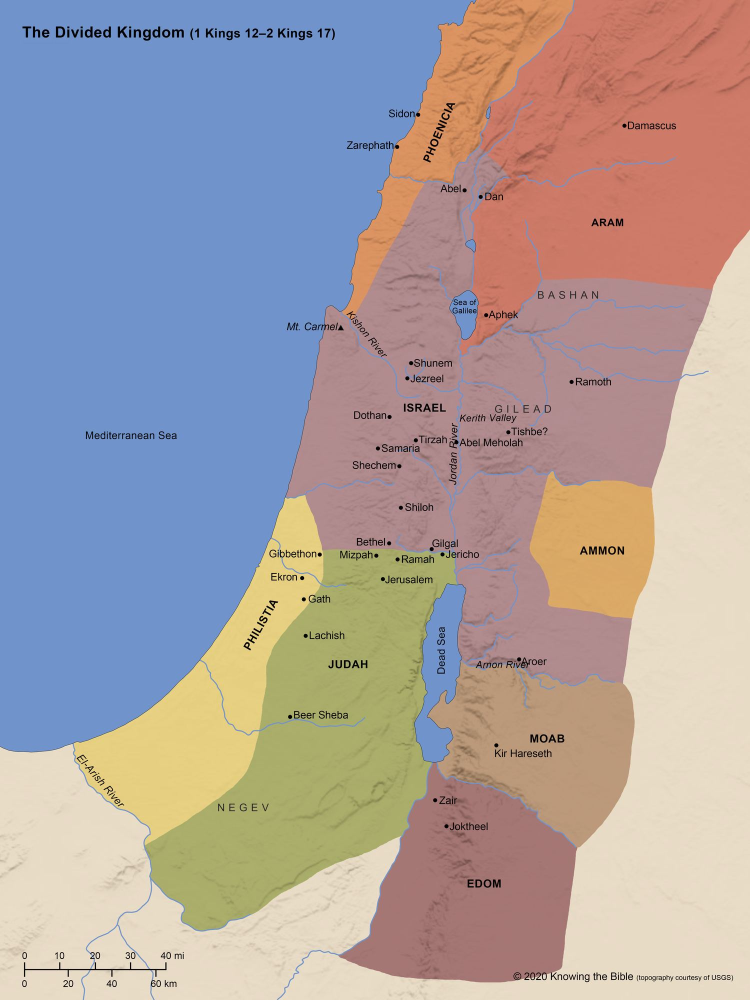
#> input picture media/historical/divided-kingdom.jpg, 1500 x 2000 px, found by its file name (shown at 1/2 size)
$ python digitize_plate.py
#> lines starting #> are read from the running program, lines starting #| are printed output that depends on the picture; after the words box and inside, x2 and y2 are one past the last pixel; in counts of white or black regions, pixels touching at a corner belong together; long printed decimals are rounded
"""Re-digitize kingdom regions from the plate: colour classification + cleanup.
Writes /tmp/labels_raw.png, /tmp/labels_clean.png and /tmp/labels.npy."""
import cv2, numpy as np
from scipy import ndimage as ndi

img = cv2.imread('/Users/nileshtailor/CursorApps/BibleMaps/media/historical/divided-kingdom.jpg')
#> img is the input picture: shape (2000, 1500, 3); mean B, G, R 159.8, 158.8, 169
H, W = img.shape[:2]
#> H = 2000; W = 1500
lab = cv2.cvtColor(img, cv2.COLOR_BGR2LAB).astype(np.float32)
L, A, B = lab[..., 0], lab[..., 1], lab[..., 2]
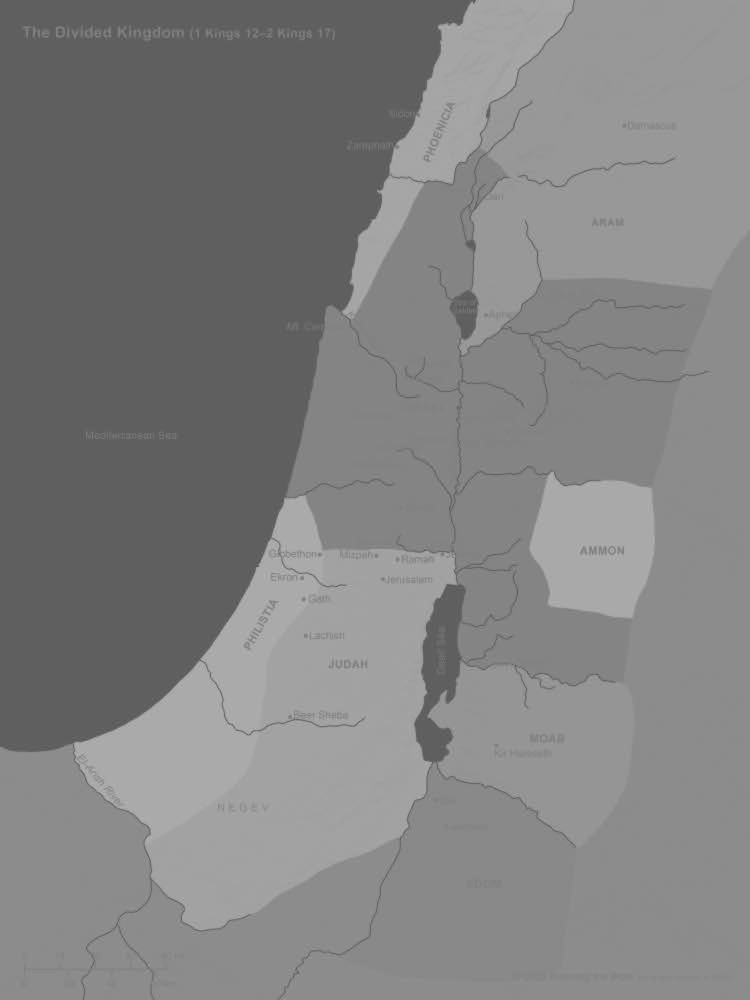
#> B: shape (2000, 1500) float32 (shown at 1/2 size); min 79, max 189, mean 129.3

# class ids
CLASSES = ['bg', 'water', 'israel', 'judah', 'philistia', 'aram', 'phoenicia', 'ammon', 'moab', 'edom']
CID = {c: i for i, c in enumerate(CLASSES)}

# representative sample points (x, y) in full-res pixels; several per class for shading variety
SAMPLES = {
    'bg': [(1400, 1200), (600, 1900), (1300, 1700), (1450, 850), (100, 1900), (1400, 1400)],
    'water': [(300, 800), (876, 1250), (200, 1300), (940, 610)],
    'israel': [(800, 900), (1120, 840), (1250, 560), (900, 700), (1000, 1000), (1000, 1250), (760, 760), (860, 1000)],
    'judah': [(680, 1400), (500, 1660), (750, 1300), (600, 1750), (780, 1200)],
    'philistia': [(340, 1440), (560, 1130), (500, 1250), (250, 1560)],
    'aram': [(1200, 500), (1300, 300), (1050, 400), (1400, 150), (1150, 200)],
    'phoenicia': [(880, 300), (850, 200), (900, 100), (780, 500)],
    'ammon': [(1200, 1080), (1150, 1150), (1260, 1030)],
    'moab': [(1080, 1480), (1150, 1450), (1000, 1420), (1180, 1600)],
    'edom': [(1000, 1800), (950, 1700), (1050, 1900), (900, 1850)],
}

cents = []  # (class id, L, a, b)
for c, pts in SAMPLES.items():
    for (x, y) in pts:
        patch = lab[y - 6:y + 7, x - 6:x + 7].reshape(-1, 3)
        med = np.median(patch, 0)
        cents.append((CID[c], *med))
#> after the loop, cents = 47 items, first 6: (0, 224, 129, 140), (0, 222, 129, 140), (0, 225, 129, 140), (0, 223, 129, 140), (0, 225, 129, 140), (0, 224, 129, 140)
cents = np.array(cents, dtype=np.float32)
#> cents = 47 rows, first 6: [0, 224, 129, 140], [0, 222, 129, 140], [0, 225, 129, 140], [0, 223, 129, 140], [0, 225, 129, 140], [0, 224, 129, 140]

# Distance in (0.45*L, a, b)
WL = 0.45
feat = np.stack([WL * L, A, B], -1).reshape(-1, 3)
cfeat = np.stack([WL * cents[:, 1], cents[:, 2], cents[:, 3]], -1)
#> cfeat = 47 rows, first 8: [100.8, 129, 140], [99.9, 129, 140], [101.2, 129, 140], [100.3, 129, 140], [101.2, 129, 140], [100.8, 129, 140], [69.3, 131, 95], [69.3, 131, 95]
d2 = ((feat[:, None, :] - cfeat[None, :, :]) ** 2).sum(-1)  # (N, K)

# spatial priors: allowed row/col boxes (y0, y1, x0, x1); None = anywhere
BOX = {
    'bg': None, 'water': None,
    'israel': (300, 1400, 550, 1450),
    'judah': (1050, 1950, 250, 1000),
    'philistia': (950, 1750, 50, 720),
    'aram': (0, 720, 850, 1500),
    'phoenicia': (0, 720, 650, 1060),
    'ammon': (930, 1320, 1030, 1380),
    'moab': (1230, 1720, 820, 1320),
    'edom': (1480, 2000, 780, 1300),
}
yy, xx = np.mgrid[0:H, 0:W]
yy = yy.reshape(-1); xx = xx.reshape(-1)
for k in range(len(cents)):
    c = CLASSES[int(cents[k, 0])]
    box = BOX[c]
    if box is None:
        continue
    y0, y1, x0, x1 = box
    bad = ~((yy >= y0) & (yy < y1) & (xx >= x0) & (xx < x1))
    d2[bad, k] = np.inf
#> this loop made 47 passes
#> (c, y0, y1, x0, x1) on passes 11 to 22: ('israel', 300, 1400, 550, 1450), ('israel', 300, 1400, 550, 1450), ('israel', 300, 1400, 550, 1450), ('israel', 300, 1400, 550, 1450), ('israel', 300, 1400, 550, 1450), ('israel', 300, 1400, 550, 1450), ('israel', 300, 1400, 550, 1450), ('israel', 300, 1400, 550, 1450), ('judah', 1050, 1950, 250, 1000), ('judah', 1050, 1950, 250, 1000), ('judah', 1050, 1950, 250, 1000), ('judah', 1050, 1950, 250, 1000)
#> c on passes 1 to 6: 'bg', 'bg', 'bg', 'bg', 'bg', 'bg'

best = d2.argmin(1)
bestd = np.sqrt(d2[np.arange(len(best)), best])
labels = cents[best, 0].astype(np.int16).reshape(H, W)
bestd = bestd.reshape(H, W)

# unknown: far from any centroid, or achromatic extremes (text, halos, dots)
chroma = np.hypot(A - 128, B - 128)
unknown = (bestd > 16) | (L < 70) | ((L > 235) & (chroma < 10))
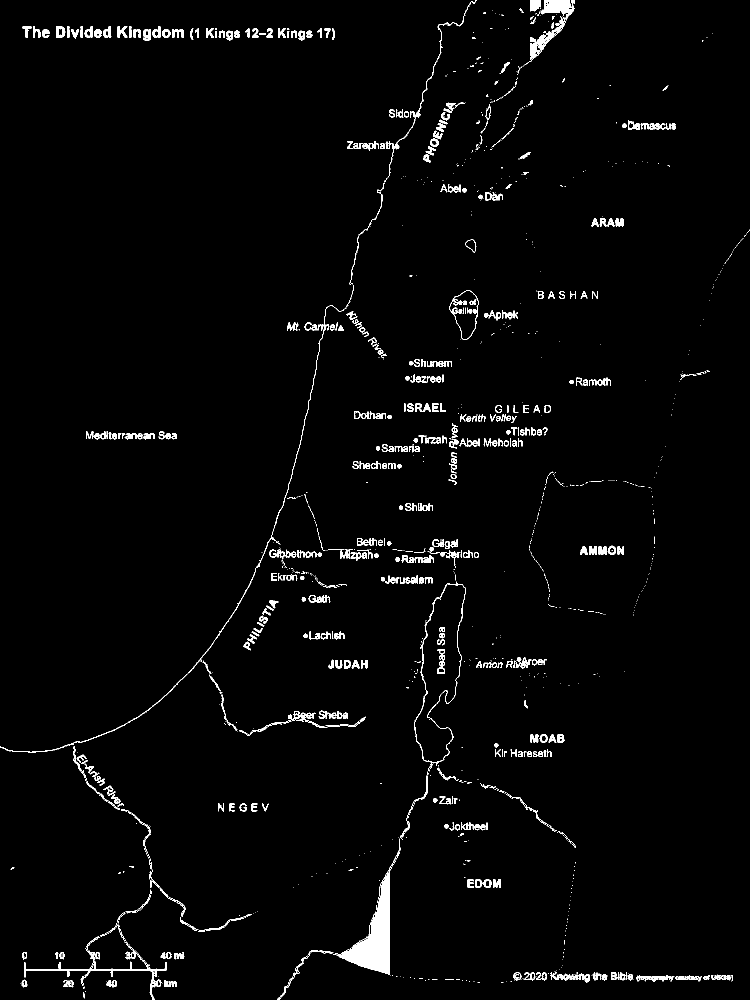
#> unknown: shape (2000, 1500) bool (shown at 1/2 size); 2.2% white; 1250 white regions (762 under 20 px), largest, box (x1, y1, x2, y2) and area: (666, 1677, 802, 1950) 8484, (48, 1872, 333, 2000) 2232, (0, 570, 708, 1505) 2102
labels_raw = labels.copy()
labels_raw[unknown] = -1
#> labels_raw: shape (2000, 1500) int16; min -1, max 9, mean 2.33
np.save('/tmp/labels_raw.npy', labels_raw)

# --- cleanup -------------------------------------------------------------
# 1) fill unknown by nearest labelled pixel
idx = ndi.distance_transform_edt(unknown, return_distances=False, return_indices=True)
filled = labels[idx[0], idx[1]]

# 2) per-class open/close to kill thin junk, then Gaussian one-hot regularisation
K = len(CLASSES)
onehot = np.zeros((K, H, W), np.float32)
for k in range(K):
    m = (filled == k).astype(np.uint8)
    m = cv2.morphologyEx(m, cv2.MORPH_OPEN, cv2.getStructuringElement(cv2.MORPH_ELLIPSE, (9, 9)))
    m = cv2.morphologyEx(m, cv2.MORPH_CLOSE, cv2.getStructuringElement(cv2.MORPH_ELLIPSE, (9, 9)))
    onehot[k] = cv2.GaussianBlur(m.astype(np.float32), (0, 0), 5)
reg = onehot.argmax(0).astype(np.int16)

# 3) keep the largest connected component per kingdom class; reassign the rest by nearest label
for k in range(2, K):
    m = (reg == k).astype(np.uint8)
    n, cc, stats, _ = cv2.connectedComponentsWithStats(m, connectivity=4)
    if n <= 2:
        continue
    areas = stats[1:, cv2.CC_STAT_AREA]
    keep = 1 + int(areas.argmax())
    drop = (cc != keep) & (cc != 0)
    reg[drop] = -1
#> this loop made 8 passes
#> (n, stats) on passes 2 to 8: (2, [[0, 0, 1500, 2000, 2761433], [291, 1098, 623, 764, 238567]]), (2, [[0, 0, 1500, 2000, 2882312], [147, 992, 500, 694, 117688]]), (2, [[0, 0, 1500, 2000, 2707970], [918, 0, 582, 708, 292030]]), (2, [[0, 0, 1500, 2000, 2927066], [681, 0, 390, 641, 72934]]), (2, [[0, 0, 1500, 2000, 2943536], [1060, 948, 250, 289, 56464]]), (2, [[0, 0, 1500, 2000, 2901285], [858, 1323, 411, 372, 98715]]), (2, [[0, 0, 1500, 2000, 2870548], [749, 1527, 405, 438, 129452]])
#> (n, areas, keep) on pass 1: (3, [436367, 128], 1)
#> pass 1, `n, cc, stats, _ = cv2.connectedComponentsWithStats(m, connectivity=4)`:
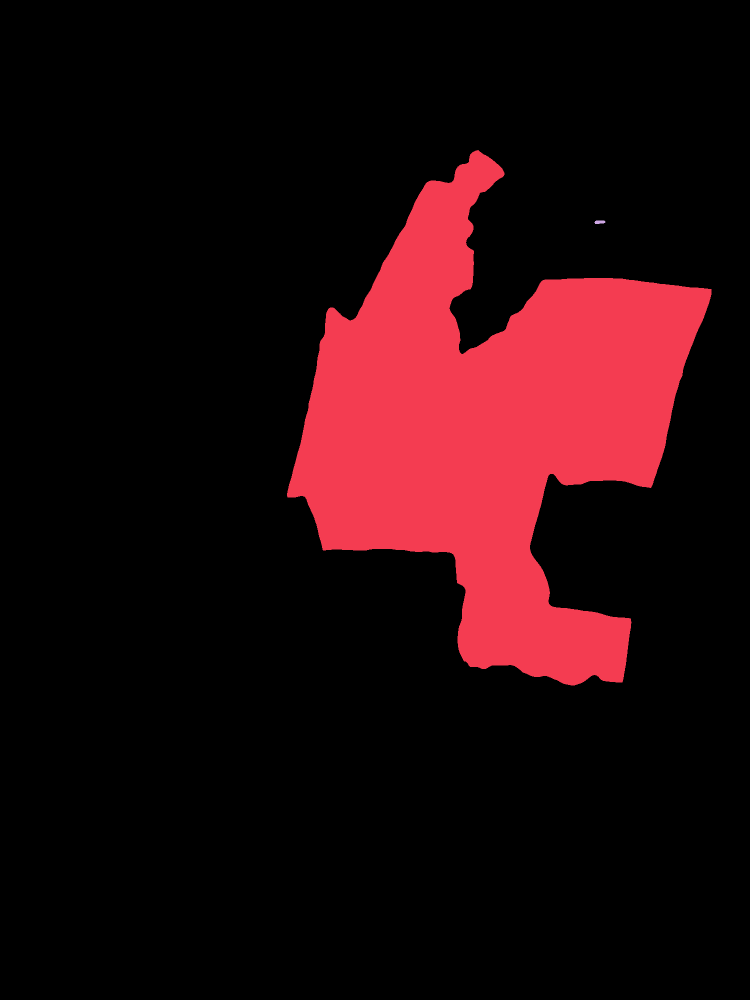
#> cc: shape (2000, 1500) int32 (shown at 1/2 size); 3 distinct labels, from 0 to 2; one colour per label, 0 black
#> after the loop: m: shape (2000, 1500); values 0 (black) and 1 (white), 4.3% white; 1 white region, box (x1, y1, x2, y2) and area: (749, 1527, 1154, 1965) 129452
#> after the loop:
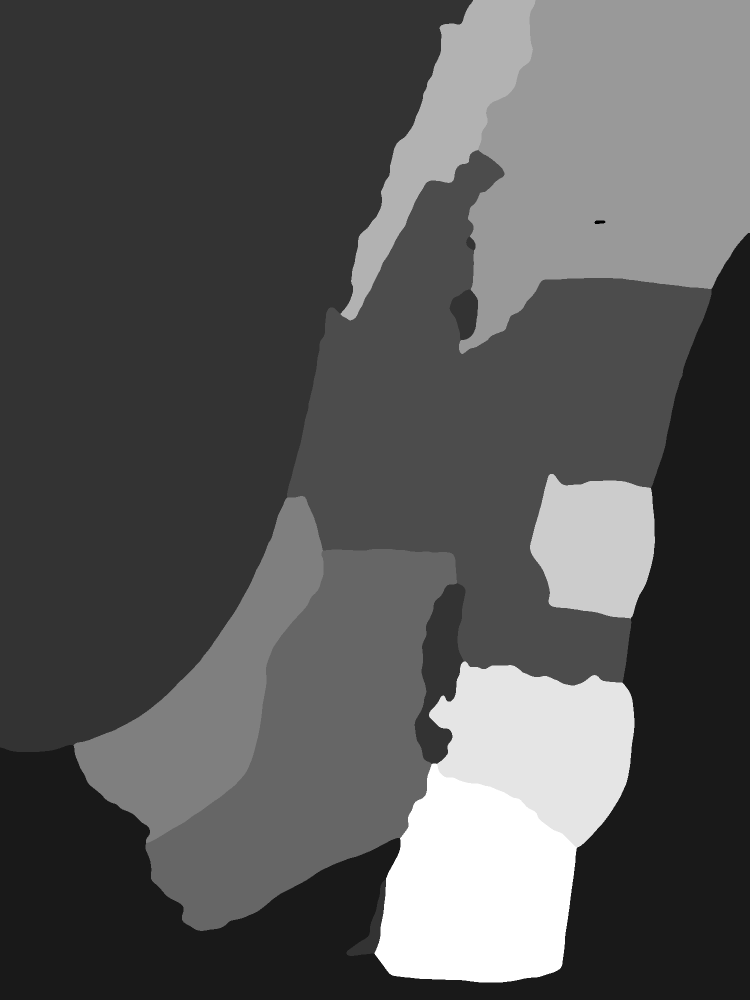
#> reg: shape (2000, 1500) int16 (shown at 1/2 size); min -1, max 9, mean 2.43; drawn with min black and max white
if (reg == -1).any():
    idx = ndi.distance_transform_edt(reg == -1, return_distances=False, return_indices=True)
    reg = reg[idx[0], idx[1]]
# fill enclosed islands inside kingdom regions (label halos, Sea of Galilee): a hole
# traced from the plate would not line up with the basemap lake, so solid fills look better
for k in range(2, K):
    m = (reg == k).astype(np.uint8)
    n, cc, stats, _ = cv2.connectedComponentsWithStats((1 - m).astype(np.uint8), connectivity=4)
    for i in range(1, n):
        if stats[i, cv2.CC_STAT_AREA] < 12000:
            reg[cc == i] = k
#> this loop made 8 passes
#> stats on passes 1 to 8: [[574, 300, 849, 1071, 436367], [0, 0, 1500, 2000, 2563633]], [[291, 1098, 623, 764, 238567], [0, 0, 1500, 2000, 2761433]], [[147, 992, 500, 694, 117688], [0, 0, 1500, 2000, 2882312]], [[918, 0, 582, 708, 292158], [0, 0, 1500, 2000, 2707842]], [[681, 0, 390, 641, 72934], [0, 0, 1500, 2000, 2927066]], [[1060, 948, 250, 289, 56464], [0, 0, 1500, 2000, 2943536]], [[858, 1323, 411, 372, 98715], [0, 0, 1500, 2000, 2901285]], [[749, 1527, 405, 438, 129452], [0, 0, 1500, 2000, 2870548]]
#> pass 1, `n, cc, stats, _ = cv2.connectedComponentsWithStats((1 - m).astype(np.u..`:
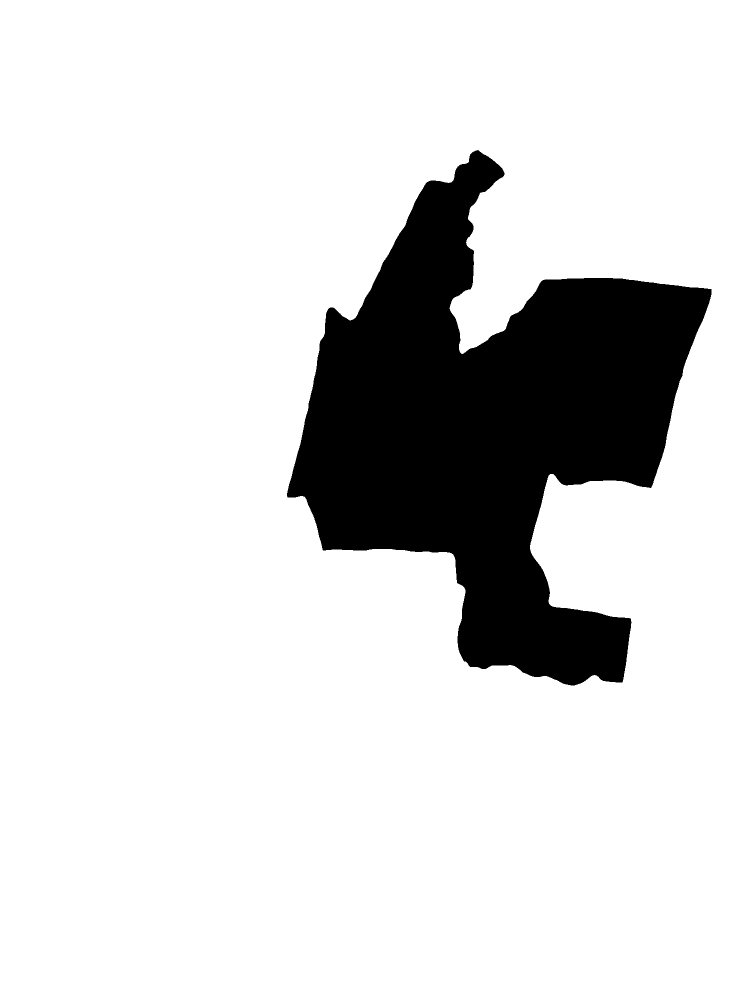
#> cc: shape (2000, 1500) int32 (shown at 1/2 size); values 0 (black) and 1 (white), 85.5% white; 1 black region, box (x1, y1, x2, y2) and area: (574, 300, 1423, 1371) 436367

np.save('/tmp/labels.npy', reg)

PALETTE = np.array([
    [235, 225, 205], [110, 150, 205], [170, 135, 140], [170, 175, 105], [232, 210, 130],
    [205, 120, 100], [218, 146, 95], [220, 170, 100], [165, 142, 110], [168, 118, 118]], np.uint8)
#> PALETTE = [[235, 225, 205], [110, 150, 205], [170, 135, 140], [170, 175, 105], [232, 210, 130], [205, 120, 100], [218, 146, 95], [220, 170, 100], [165, 142, 110], [168, 118, 118]]

def render(lbl, path):
#> called with path = '/tmp/labels_raw.png'
    out = np.zeros((H, W, 3), np.uint8)
    valid = lbl >= 0
    out[valid] = PALETTE[lbl[valid]]
    out[~valid] = (0, 0, 0)
    out = cv2.cvtColor(out, cv2.COLOR_RGB2BGR)
    cv2.imwrite(path, cv2.resize(out, (750, 1000), interpolation=cv2.INTER_NEAREST))

render(labels_raw, '/tmp/labels_raw.png')
render(reg, '/tmp/labels_clean.png')
#> call 2 of render, with path = '/tmp/labels_clean.png'
#> in render (call 2), `valid = lbl >= 0`: valid: shape (2000, 1500) bool; every value is 1
#> in render (call 2), `cv2.imwrite(path, cv2.resize(out, (750, 1000), interpolation=cv2.INTER..`:
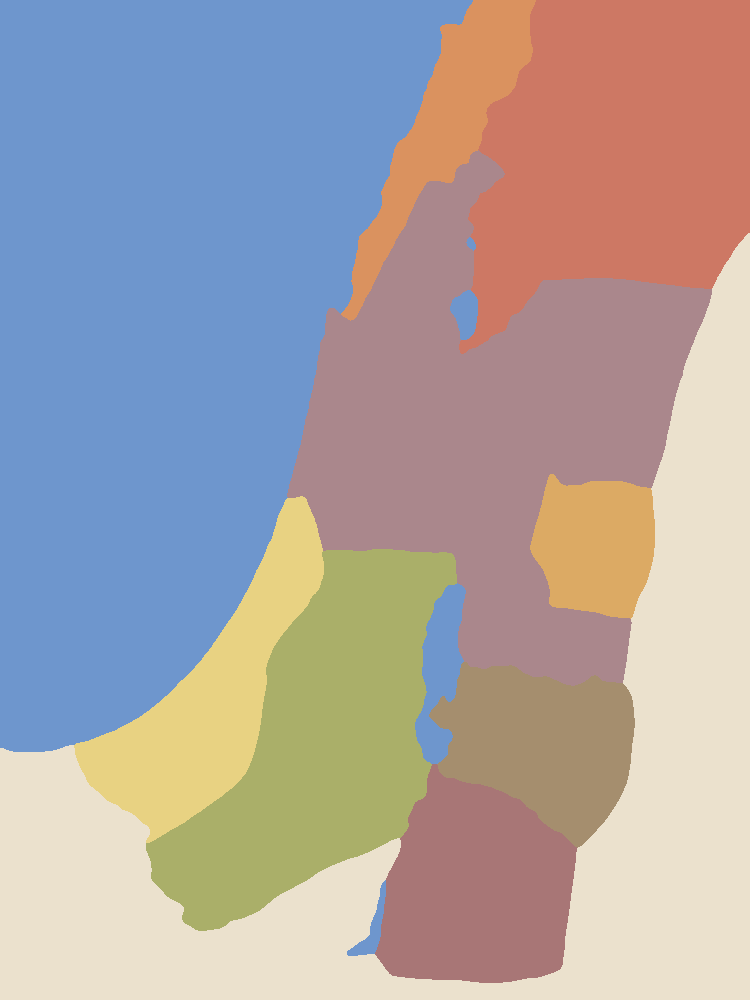
#> saved as labels_clean.png: shape (1000, 750, 3); mean B, G, R 162.9, 162.6, 171
print('unknown fraction', unknown.mean())
#| unknown fraction 0.02241
for k, c in enumerate(CLASSES):
    print(f'{c:10s} raw={int((labels_raw == k).sum()):8d} clean={int((reg == k).sum()):8d}')
#> this loop made 10 passes
#| bg         raw=  577945 clean=  588592
#| water      raw=  964605 clean=  969063
#| israel     raw=  420266 clean=  436367
#| judah      raw=  231143 clean=  238567
#| philistia  raw=  111936 clean=  117688
#| aram       raw=  281044 clean=  292158
#| phoenicia  raw=   71212 clean=   72934
#| ammon      raw=   55145 clean=   56464
#> (further printed lines are left out)
